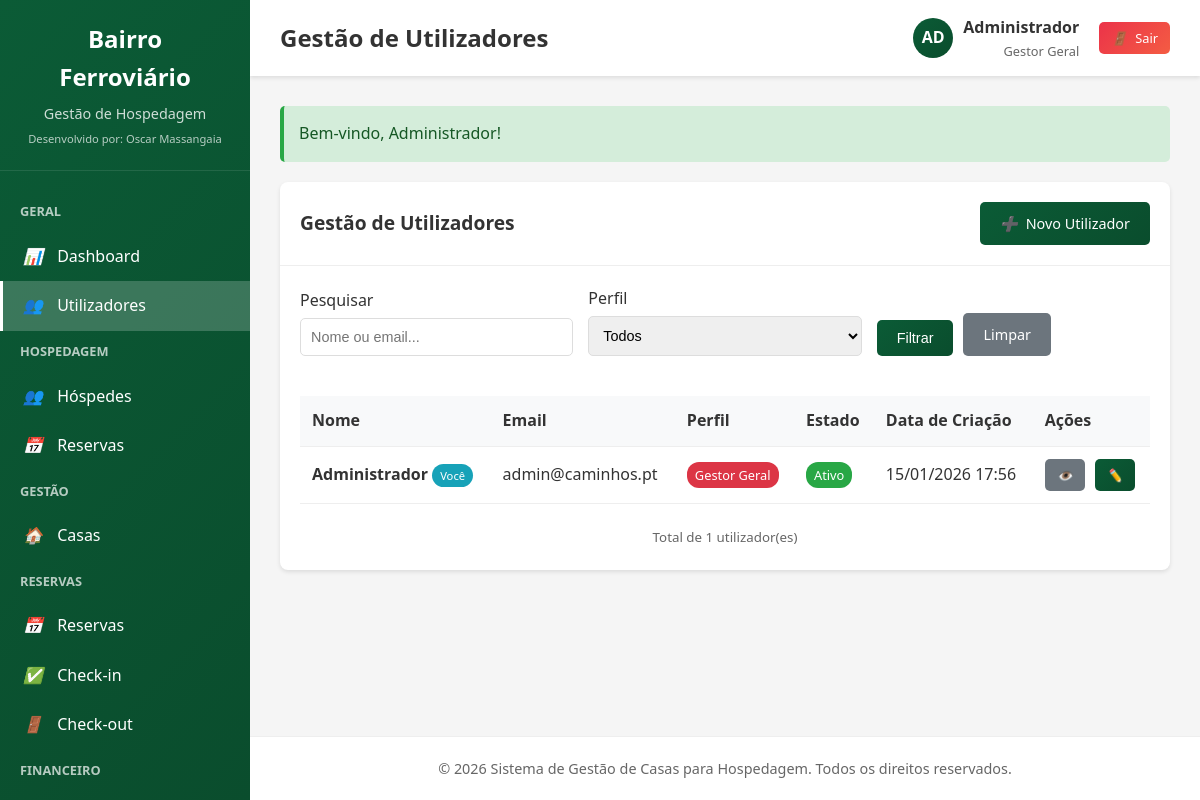
Page /?route=utilizadores (signed in) on the committed database.
### tables this page shows
CREATE TABLE utilizadores (
    id INT AUTO_INCREMENT PRIMARY KEY,
    nome VARCHAR(100) NOT NULL,
    email VARCHAR(100) UNIQUE NOT NULL,
    senha VARCHAR(255) NOT NULL,
    perfil ENUM('gestor_geral', 'secretaria', 'contabilidade', 'gestor_condominios') NOT NULL,
    ativo TINYINT(1) DEFAULT 1,
    data_criacao DATETIME DEFAULT CURRENT_TIMESTAMP,
    data_atualizacao DATETIME DEFAULT CURRENT_TIMESTAMP ON UPDATE CURRENT_TIMESTAMP
);

### controllers/UtilizadorController.php (called while the page is built, shortened)
<?php
require_once 'models/UtilizadorModel.php';
require_once 'helpers/auth_helper.php';
require_once 'helpers/url_helper.php';
class UtilizadorController {
    public function index() {
        $utilizadorModel = new UtilizadorModel();
        $search = $_GET['search'] ?? null;
        if ($search) {
            $utilizadores = $utilizadorModel->search($search);
        } else {
            $utilizadores = $utilizadorModel->getAll();
        }
        $page_title = 'Gestão de Utilizadores';
        include 'views/utilizadores/index.php';
        $content = ob_get_clean();
        include 'views/layouts/main.php';
    }
}
?>

### helpers/url_helper.php (called while the page is built, shortened)
<?php
class UrlHelper {
    public static function base($route = '') {
        $base_url = isset($_SERVER['HTTPS']) && $_SERVER['HTTPS'] === 'on'
            ? "https://"
            : "http://";
        $base_url .= $_SERVER['HTTP_HOST'];
        $base_url .= rtrim(dirname($_SERVER['PHP_SELF']), '/\\');
        return $base_url . ($route ? '?route=' . $route : '');
    }
    public static function getRoute() {
        return isset($_GET['route']) ? $_GET['route'] : 'dashboard';
    }
    public static function isCurrent($route) {
        return self::getRoute() === $route;
    }
    public static function asset($file) {
        $base_url = isset($_SERVER['HTTPS']) && $_SERVER['HTTPS'] === 'on'
            ? "https://"
            : "http://";
        $base_url .= $_SERVER['HTTP_HOST'];
        $base_url .= '/caminhos/assets/' . ltrim($file, '/');
        return $base_url;
    }
}
?>

### models/UtilizadorModel.php (called while the page is built, shortened)
<?php
class UtilizadorModel {
    private $db;
    public function __construct() {
        global $db;
        $this->db = $db;
    }
    public function getAll($limit = null, $offset = 0) {
        $sql = "SELECT * FROM utilizadores WHERE ativo = 1 ORDER BY data_criacao DESC";
        if ($limit) {
            $sql .= " LIMIT ? OFFSET ?";
            $stmt = $this->db->prepare($sql);
            $stmt->execute([$limit, $offset]);
        } else {
            $stmt = $this->db->prepare($sql);
            $stmt->execute();
        }
        return $stmt->fetchAll();
    }
}
?>

### helpers/session_helper.php (called while the page is built, shortened)
<?php
class SessionHelper {
    public static function get($key, $default = null) {
        return isset($_SESSION[$key]) ? $_SESSION[$key] : $default;
    }
    public static function has($key) {
        return isset($_SESSION[$key]);
    }
    public static function getFlash($key, $default = null) {
        if (isset($_SESSION['flash'][$key])) {
            $message = $_SESSION['flash'][$key];
            return $message;
        }
        return $default;
    }
    public static function hasFlash($key) {
        return isset($_SESSION['flash'][$key]);
    }
}
?>

### helpers/auth_helper.php (called while the page is built, shortened)
<?php
require_once 'session_helper.php';
class AuthHelper {
    public static function isLoggedIn() {
        return SessionHelper::has('utilizador_id');
    }
    public static function getUserId() {
        return SessionHelper::get('utilizador_id');
    }
    public static function getUser() {
        return SessionHelper::get('utilizador');
    }
    public static function getProfile() {
        return SessionHelper::get('utilizador_perfil');
    }
    public static function hasProfile($profile) {
        return SessionHelper::get('utilizador_perfil') === $profile;
    }
    public static function getProfileName($profile) {
        $profiles = [
            'gestor_geral' => 'Gestor Geral',
            'secretaria' => 'Secretaria',
            'contabilidade' => 'Contabilidade',
            'gestor_condominios' => 'Gestor de Condomínios'
        ];
        return isset($profiles[$profile]) ? $profiles[$profile] : $profile;
    }
}
?>

### views/utilizadores/index.php (the view, shortened to what this page needs)
<div class="card">
    <div class="card-header">
        <h3 class="card-title">Gestão de Utilizadores</h3>
        <div class="btn-group">
            <a href="<?php echo UrlHelper::base('utilizadores/criar'); ?>" class="btn btn-primary">
                <i>➕</i> Novo Utilizador
            </a>
        </div>
    </div>
    <div class="card-body">
        <form method="GET" class="form-row" style="margin-bottom: 20px;">
            <div class="form-group">
                <label class="form-label">Pesquisar</label>
                <input type="text" name="search" class="form-control"
                       placeholder="Nome ou email..."
                       value="<?php echo htmlspecialchars($_GET['search'] ?? ''); ?>">
            </div>
            <div class="form-group">
                <label class="form-label">Perfil</label>
                <select name="perfil" class="form-control">
                    <option value="">Todos</option>
                </select>
            </div>
            <div class="form-group" style="display: flex; align-items: flex-end;">
                <button type="submit" class="btn btn-primary">Filtrar</button>
                <a href="<?php echo UrlHelper::base('utilizadores'); ?>" class="btn btn-secondary" style="margin-left: 10px;">Limpar</a>
            </div>
        </form>
        <?php if (empty($utilizadores)): ?>
            <div style="text-align: center; padding: 40px; color: #666;">
                <div style="font-size: 3rem; margin-bottom: 10px;">👥</div>
                <p>Nenhum utilizador encontrado.</p>
                <a href="<?php echo UrlHelper::base('utilizadores/criar'); ?>" class="btn btn-primary">Criar Primeiro Utilizador</a>
            </div>
        <?php else: ?>
            <div style="overflow-x: auto;">
                <table class="table" id="utilizadoresTable">
                    <thead>
                        <tr>
                            <th>Nome</th>
                            <th>Email</th>
                            <th>Perfil</th>
                            <th>Estado</th>
                            <th>Data de Criação</th>
                            <th>Ações</th>
                        </tr>
                    </thead>
                    <tbody>
                        <?php foreach ($utilizadores as $utilizador): ?>
                            <tr>
                                <td>
                                    <strong><?php echo htmlspecialchars($utilizador['nome']); ?></strong>
                                    <?php if ($utilizador['id'] == AuthHelper::getUserId()): ?>
                                        <span class="badge badge-info" style="font-size: 0.7rem;">Você</span>
                                    <?php endif; ?>
                                </td>
                                <td><?php echo htmlspecialchars($utilizador['email']); ?></td>
                                <td>
                                    <?php
                                    $badgeClass = 'badge-secondary';
                                    $perfilText = AuthHelper::getProfileName($utilizador['perfil']);
                                    switch ($utilizador['perfil']) {
                                        case 'gestor_geral':
                                            $badgeClass = 'badge-danger';
                                            break;
                                    }
                                    ?>
                                    <span class="badge <?php echo $badgeClass; ?>">
                                        <?php echo $perfilText; ?>
                                    </span>
                                </td>
                                <td>
                                    <?php if ($utilizador['ativo']): ?>
                                        <span class="badge badge-success">Ativo</span>
                                    <?php else: ?>
                                        <span class="badge badge-secondary">Inativo</span>
                                    <?php endif; ?>
                                </td>
                                <td><?php echo date('d/m/Y H:i', strtotime($utilizador['data_criacao'])); ?></td>
                                <td>
                                    <div class="btn-group">
                                        <a href="index.php?route=utilizadores/ver&id=<?php echo $utilizador['id']; ?>"
                                           class="btn btn-sm btn-secondary" title="Ver Detalhes">
                                            <i>👁️</i>
                                        </a>
                                        <a href="index.php?route=utilizadores/editar&id=<?php echo $utilizador['id']; ?>"
                                           class="btn btn-sm btn-primary" title="Editar">
                                            <i>✏️</i>
                                        </a>
                                    </div>
                                </td>
                            </tr>
                        <?php endforeach; ?>
                    </tbody>
                </table>
            </div>
            <div style="margin-top: 20px; text-align: center; color: #666;">
                <small>Total de <?php echo count($utilizadores); ?> utilizador(es)</small>
            </div>
        <?php endif; ?>
    </div>
</div>

### views/layouts/main.php (shortened to what this page needs)
<!DOCTYPE html>
<html lang="pt-PT">
<head>
    <link rel="stylesheet" href="<?php echo UrlHelper::asset('css/style.css'); ?>">
</head>
<body>
    <?php if (AuthHelper::isLoggedIn()): ?>
    <div class="admin-container">
        <aside class="sidebar">
            <div class="sidebar-header">
                <h1>Bairro Ferroviário</h1>
                <p>Gestão de Hospedagem</p>
                <small style="color: rgba(255,255,255,0.7); font-size: 0.7rem;">Desenvolvido por: Oscar Massangaia</small>
            </div>
            <nav class="sidebar-menu">
                <?php if (AuthHelper::hasProfile('gestor_geral')): ?>
                <div class="menu-subtitle">Geral</div>
                <a href="<?php echo UrlHelper::base('dashboard'); ?>" class="menu-item <?php echo UrlHelper::isCurrent('dashboard') ? 'active' : ''; ?>">
                    <i>📊</i> Dashboard
                </a>
                <a href="<?php echo UrlHelper::base('utilizadores'); ?>" class="menu-item <?php echo UrlHelper::isCurrent('utilizadores') ? 'active' : ''; ?>">
                    <i>👥</i> Utilizadores
                </a>
                <?php if (AuthHelper::hasProfile('gestor_geral') || AuthHelper::hasProfile('secretaria')): ?>
                <div class="menu-subtitle">Hospedagem</div>
                <a href="<?php echo UrlHelper::base('hospedes'); ?>" class="menu-item <?php echo UrlHelper::isCurrent('hospedes') ? 'active' : ''; ?>">
                    <i>👥</i> Hóspedes
                </a>
                <a href="<?php echo UrlHelper::base('reservas'); ?>" class="menu-item <?php echo UrlHelper::isCurrent('reservas') ? 'active' : ''; ?>">
                    <i>📅</i> Reservas
                </a>
                <?php endif; ?>
                <?php endif; ?>
                <?php if (AuthHelper::hasProfile('gestor_geral') || AuthHelper::hasProfile('gestor_condominios')): ?>
                <div class="menu-subtitle">Gestão</div>
                <a href="<?php echo UrlHelper::base('casas'); ?>" class="menu-item <?php echo UrlHelper::isCurrent('casas') ? 'active' : ''; ?>">
                    <i>🏠</i> Casas
                </a>
                <?php endif; ?>
                <?php if (AuthHelper::hasProfile('gestor_geral') || AuthHelper::hasProfile('secretaria')): ?>
                <div class="menu-subtitle">Reservas</div>
                <a href="<?php echo UrlHelper::base('reservas'); ?>" class="menu-item <?php echo UrlHelper::isCurrent('reservas') ? 'active' : ''; ?>">
                    <i>📅</i> Reservas
                </a>
                <a href="<?php echo UrlHelper::base('reservas/checkin'); ?>" class="menu-item <?php echo UrlHelper::isCurrent('reservas/checkin') ? 'active' : ''; ?>">
                    <i>✅</i> Check-in
                </a>
                <a href="<?php echo UrlHelper::base('reservas/checkout'); ?>" class="menu-item <?php echo UrlHelper::isCurrent('reservas/checkout') ? 'active' : ''; ?>">
                    <i>🚪</i> Check-out
                </a>
                <?php endif; ?>
                <?php if (AuthHelper::hasProfile('gestor_geral') || AuthHelper::hasProfile('contabilidade')): ?>
                <div class="menu-subtitle">Financeiro</div>
                <a href="<?php echo UrlHelper::base('relatorios/financeiros'); ?>" class="menu-item <?php echo UrlHelper::isCurrent('relatorios/financeiros') ? 'active' : ''; ?>">
                </a>
                <?php endif; ?>
            </nav>
        </aside>
        <main class="main-content">
            <header class="header">
                <div class="header-title">
                    <?php echo isset($page_title) ? $page_title : 'Dashboard'; ?>
                </div>
                <div class="header-actions">
                    <div class="user-info">
                        <div class="user-avatar">
                            <?php echo strtoupper(substr(AuthHelper::getUser()['nome'], 0, 2)); ?>
                        </div>
                        <div class="user-details">
                            <div class="user-name"><?php echo AuthHelper::getUser()['nome']; ?></div>
                            <div class="user-profile"><?php echo AuthHelper::getProfileName(AuthHelper::getProfile()); ?></div>
                        </div>
                    </div>
                    <a href="<?php echo UrlHelper::base('logout'); ?>" class="btn btn-danger btn-sm">
                        <i>🚪</i> Sair
                    </a>
                </div>
            </header>
            <div class="content">
                <?php if (SessionHelper::hasFlash('success')): ?>
                    <div class="alert alert-success">
                        <?php echo SessionHelper::getFlash('success'); ?>
                    </div>
                <?php endif; ?>
                <?php echo $content; ?>
            </div>
            <footer class="footer">
                <p>&copy; <?php echo date('Y'); ?> Sistema de Gestão de Casas para Hospedagem. Todos os direitos reservados.</p>
            </footer>
        </main>
    </div>
    <?php endif; ?>
</body>
</html>

### rows in the picture
utilizadores: nome "AD", nome "Administrador", shows "Você", email "admin@caminhos.pt", perfil "Gestor Geral", ativo "Ativo", data_criacao "15/01/2026 17:56"

### other values in the picture
$page_title "Gestão de Utilizadores"
AuthHelper::getProfileName(AuthHelper::getProfile()) "Gestor Geral"
SessionHelper::getFlash('success') "Bem-vindo, Administrador!"
count($utilizadores) "1"
